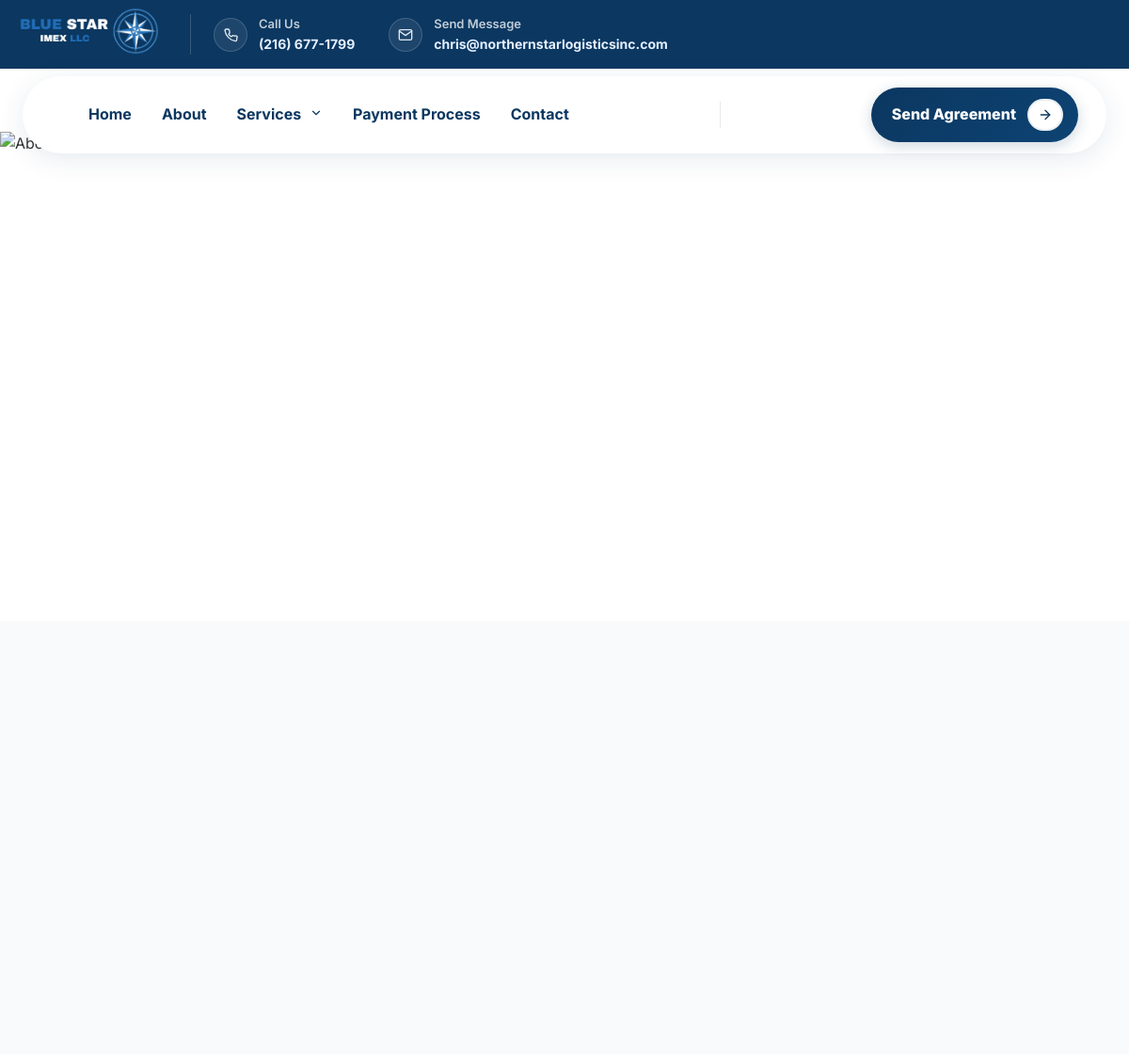
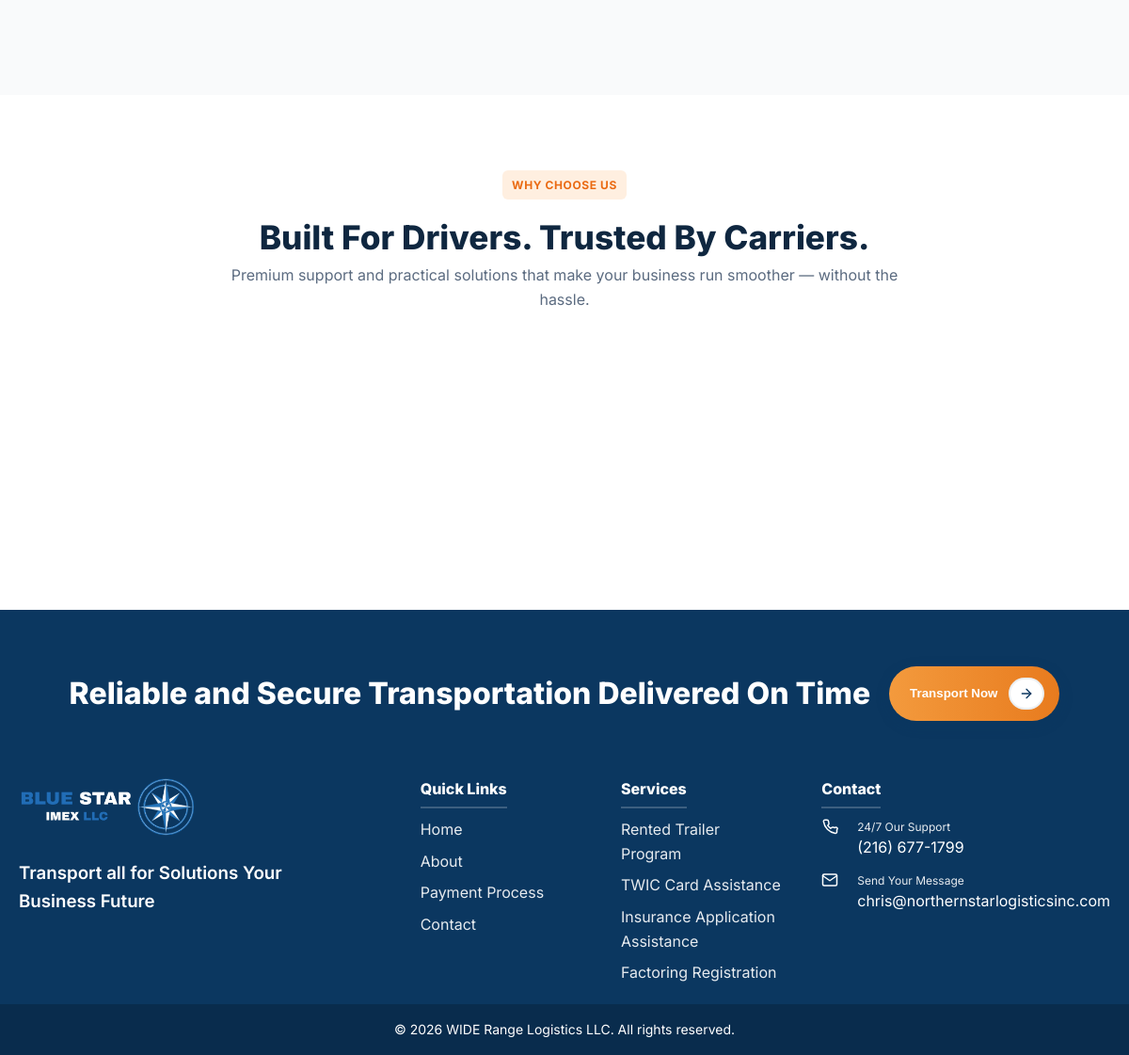
The page /about/ on the database its author committed (2 pictures, top to bottom).
### agreements/models.py (models this page shows, shortened)
class SiteSetting(models.Model):
    company_name = models.CharField(max_length=255, default="WIDE Range Logistics LLC", verbose_name="Business Name")
    tagline = models.CharField(max_length=255, default="Reliable Logistics Solutions", blank=True, verbose_name="Tagline / Subtitle")
    phone = models.CharField(max_length=50, default="(216) 677-1799", verbose_name="Phone Number")
    email = models.EmailField(default="chris@northernstarlogisticsinc.com", verbose_name="Contact Email")
    address = models.CharField(max_length=255, default="419 Interlude Rd, New Iberia, LA 70563, USA", blank=True, verbose_name="Physical Address")
    working_hours = models.CharField(max_length=100, default="24/7 Our Support", blank=True, verbose_name="Support / Working Hours")
    copyright_text = models.CharField(max_length=255, default="© 2026 WIDE Range Logistics LLC. All rights reserved.", blank=True, verbose_name="Footer Copyright Text")
    logo = models.ImageField(upload_to="settings/", blank=True, null=True, verbose_name="Main Logo (Navbar)", help_text="Upload custom logo to replace default logo")
    white_logo = models.ImageField(upload_to="settings/", blank=True, null=True, verbose_name="White / Header Strip Logo", help_text="Upload logo for dark backgrounds or top strip")
    usdot_number = models.CharField(max_length=50, default="#2248522", blank=True, verbose_name="Broker USDOT")
    mc_number = models.CharField(max_length=50, default="#741715", blank=True, verbose_name="Broker MC")
    broker_signer_name = models.CharField(max_length=100, default="Chris Mitchell", blank=True, verbose_name="Broker Signer Name")
    broker_signature = models.ImageField(upload_to="settings/", blank=True, null=True, verbose_name="Broker Signature Image")
    deposit_fee = models.CharField(max_length=50, default="$399", blank=True, verbose_name="Deposit / Slot Fee")
    facebook_url = models.URLField(blank=True, null=True, verbose_name="Facebook URL")
    linkedin_url = models.URLField(blank=True, null=True, verbose_name="LinkedIn URL")
    instagram_url = models.URLField(blank=True, null=True, verbose_name="Instagram URL")
    class Meta:
        verbose_name = "Store & Business Settings"
        verbose_name_plural = "Store & Business Settings"
    @classmethod
    def get_settings(cls):
        obj, _ = cls.objects.get_or_create(id=1)
        return obj

### agreements/views.py (the view)
# urls.py: path('about/', views.about, name='about'),
def about(request):
    return render(request, 'frontend/about.html')

### agreements/context_processors.py (called while the page is built)
def site_settings(request):
    try:
        settings_obj = SiteSetting.get_settings()
    except Exception:
        settings_obj = None
    return {
        'site_settings': settings_obj
    }

### agreements/templates/frontend/about.html (shortened to what this page needs)
{% load static %}
<!DOCTYPE html>
<html lang="en">
<head>
  <link rel="stylesheet" href="{% static 'frontend/css/styles.css' %}" />
  <link rel="stylesheet" href="{% static 'frontend/css/about.css' %}" />
</head>
<body>
{% include 'frontend/header.html' %}
  <section class="about-hero">
            <img src="{% static 'frontend/images/hero.png' %}" alt="About WIDE Range Logistics LLC" />
  </section>
  <section class="about-section" id="about">
    <div class="container about-grid">
    </div>
  </section>
  <section class="features-section" id="features">
    <div class="container">
      <div class="features-header">
        <span class="overline-badge">Why Choose Us</span>
        <h2>Built For Drivers. Trusted By Carriers.</h2>
        <p>Premium support and practical solutions that make your business run smoother — without the hassle.</p>
      </div>
      <div class="features-grid">
      </div>
    </div>
  </section>
  {% include 'frontend/footer.html' %}
</body>
</html>

### agreements/templates/frontend/header.html (shortened to what this page needs)
{% load static %}
    <header class="header">
        <div class="top-strip">
            <div class="container top-strip-content">
                <div class="top-logo">
                    {% if site_settings.white_logo %}
                        <img src="{{ site_settings.white_logo.url }}" style='width:150px; height:auto;' alt="{{ site_settings.company_name|default:'WIDE Range Logistics LLC' }}" />
                    {% else %}
                        <img src="{% static 'frontend/images/whiteandbluewidestar.png' %}" style='width:150px; height:auto;' alt="{{ site_settings.company_name|default:'WIDE Range Logistics LLC' }}" />
                    {% endif %}
                </div>
                <div class="top-contact-info">
                    <div class="contact-item">
                        <div class="contact-icon">
                        </div>
                        <div>
                            <div class="contact-label">Call Us</div>
                            <a class="contact-value" href="tel:{{ site_settings.phone|default:'(216)677-1799' }}">{{ site_settings.phone|default:'(216)677-1799' }}</a>
                        </div>
                    </div>
                    <div class="contact-item">
                        <div class="contact-icon">
                            <svg class="icon" viewBox="0 0 24 24" fill="none"
                                stroke="currentColor" stroke-width="2"
                                stroke-linecap="round" stroke-linejoin="round">
                                <path d="M4 4h16a2 2 0 0 1 2
                                2v12a2 2 0 0 1-2 2H4a2
                                2 0 0 1-2-2V6a2 2 0 0
                                1 2-2z"></path>
                                <path d="m22 6-10 7L2 6"></path>
                            </svg>
                        </div>
                        <div>
                            <div class="contact-label">Send Message</div>
                            <a class="contact-value" href="mailto:{{ site_settings.email|default:'chris@northernstarlogisticsinc.com' }}">
                                {{ site_settings.email|default:'chris@northernstarlogisticsinc.com' }}
                            </a>
                        </div>
                    </div>
                </div>
            </div>
        </div>
        <nav class="navbar">
            <div class="container">
                <div class="nav-content" id="navContent">
                    <ul class="nav-menu" id="navMenu">
                        <li><a href="{% url 'agreements:home' %}">Home</a></li>
                        <li><a href="{% url 'agreements:about' %}">About</a></li>
                        <li class="dropdown">
                            <a href="#" class="dropdown-toggle">Services
                                <span class="dropdown-arrow">
                                    <svg class="icon" viewBox="0 0 24 24" fill="none" stroke="currentColor"
                                        stroke-width="2" stroke-linecap="round" stroke-linejoin="round">
                                        <polyline points="6 9 12 15 18 9"></polyline>
                                    </svg>
                                </span>
                            </a>
                        </li>
                        <li><a href="{% url 'agreements:payments' %}">Payment Process</a></li>
                        <li><a href="{% url 'agreements:contact' %}#contact">Contact</a></li>
                    </ul>
                    <a href="{% url 'agreements:carrier_info' %}" class="cta-button">
                        Send Agreement
                        <span>
                            <svg class="icon" viewBox="0 0 24 24" fill="none" stroke="currentColor"
                                stroke-width="2" stroke-linecap="round" stroke-linejoin="round">
                                <path d="M5 12h14"></path>
                                <path d="M12 5l7 7-7 7"></path>
                            </svg>
                        </span>
                    </a>
                </div>
            </div>
        </nav>
    </header>

### agreements/templates/frontend/footer.html (shortened to what this page needs)
{% load static %}
    <footer class="footer">
        <div class="footer-hero">
            <div class="container footer-hero-inner">
                <h3>Reliable and Secure Transportation Delivered On Time</h3>
                <button class="cta-button footer-cta" onclick="window.location.href='{% url "agreements:contact" %}'">Transport Now <span><svg class="icon" viewBox="0 0 24 24" fill="none" stroke="currentColor" stroke-width="2" stroke-linecap="round" stroke-linejoin="round"><path d="M5 12h14"></path><path d="M12 5l7 7-7 7"></path></svg></span></button>
            </div>
        </div>
        <div class="footer-main">
            <div class="container">
                <div class="footer-content">
                    <div class="footer-brand">
                        {% if site_settings.white_logo %}
                            <img src="{{ site_settings.white_logo.url }}" alt="{{ site_settings.company_name|default:'Wide Range Logistics LLC' }}">
                        {% else %}
                            <img src="{% static 'frontend/images/whiteandbluewidestar.png' %}" alt="{{ site_settings.company_name|default:'Wide Range Logistics LLC' }}">
                        {% endif %}
                        <h3>Transport all for Solutions Your Business Future</h3>
                    </div>
                    <div class="footer-links">
                        <div class="footer-column">
                            <h4>Quick Links</h4>
                            <ul class="footer-menu">
                                <li><a href="{% url 'agreements:home' %}">Home</a></li>
                                <li><a href="{% url 'agreements:about' %}">About</a></li>
                                <li><a href="{% url 'agreements:payments' %}">Payment Process</a></li>
                                <li><a href="{% url 'agreements:contact' %}">Contact</a></li>
                            </ul>
                        </div>
                        <div class="footer-column">
                            <h4>Services</h4>
                            <ul class="footer-menu">
                                <li><a href="{% url 'agreements:service1' %}">Rented Trailer Program</a></li>
                                <li><a href="{% url 'agreements:service2' %}">TWIC Card Assistance</a></li>
                                <li><a href="{% url 'agreements:service3' %}">Insurance Application Assistance</a></li>
                                <li><a href="{% url 'agreements:service4' %}">Factoring Registration</a></li>
                            </ul>
                        </div>
                        <div class="footer-column">
                            <h4>Contact</h4>
                            <div class="footer-contact">
                                <div class="footer-contact-item">
                                    <div class="icon"></div>
                                    <div>
                                        <div class="label">{{ site_settings.working_hours|default:'24/7 Our Support' }}</div>
                                        <a class="value" href="tel:{{ site_settings.phone|default:'(216)677-1799' }}">{{ site_settings.phone|default:'(216)677-1799' }}</a>
                                    </div>
                                </div>
                                <div class="footer-contact-item">
                                    <div class="icon"><svg class="icon" viewBox="0 0 24 24" fill="none" stroke="currentColor" stroke-width="2" stroke-linecap="round" stroke-linejoin="round"><path d="M4 4h16a2 2 0 0 1 2 2v12a2 2 0 0 1-2 2H4a2 2 0 0 1-2-2V6a2 2 0 0 1 2-2z"></path><path d="m22 6-10 7L2 6"></path></svg></div>
                                    <div>
                                        <div class="label">Send Your Message</div>
                                        <a class="value"
                                            href="mailto:{{ site_settings.email|default:'chris@northernstarlogisticsinc.com' }}">{{ site_settings.email|default:'chris@northernstarlogisticsinc.com' }}</a>
                                    </div>
                                </div>
                            </div>
                        </div>
                    </div>
                </div>
            </div>
        </div>
        <div class="footer-bottom">
            <div class="container">
                <p>{{ site_settings.copyright_text|default:'© 2026 Wide Range Logistics LLC All rights reserved' }}</p>
            </div>
        </div>
    </footer>

### static/frontend/css/about.css (style rules this page uses)
body { font-family: 'Inter', sans-serif; }
.about-hero { position: relative; width: 100%; overflow: hidden; margin-top: 140px; }
.about-hero img { width: 100%; height: 65vh; max-height: 680px; object-fit: cover; display: block; }
.about-hero::after { content: none; }
.about-section { padding: 80px 0; background: #f9fafb; }
.about-grid { display: grid; grid-template-columns: 1.2fr 1fr; gap: 40px; align-items: center; }
.features-section { padding: 80px 0; background: #fff; }
.features-header { text-align: center; max-width: 760px; margin: 0 auto 24px; }
.features-header h2 { font-size: 2.2rem; color: #0f2740; font-weight: 800; }
.features-header p { color: #5b6b80; }
.features-grid { display: grid; grid-template-columns: repeat(3, 1fr); gap: 22px; }
.contact-icon .icon, .contact-icon svg { width: 16px; height: 16px; }
.footer-contact-item .icon svg { width: 18px; height: 18px; }

### rows shown on the page
SiteSetting: phone "(216) 677-1799", email "chris@northernstarlogisticsinc.com", working_hours "24/7 Our Support", copyright_text "© 2026 WIDE Range Logistics LLC. All rights reserved."
